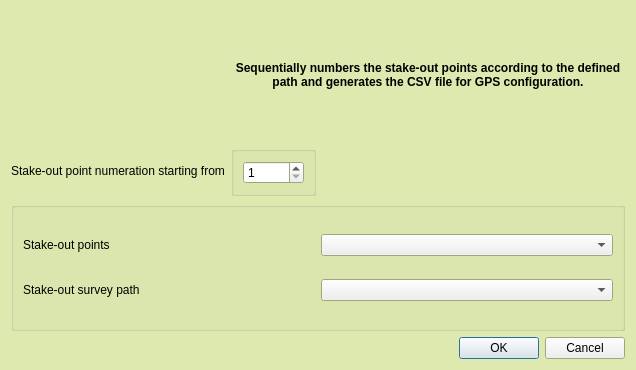
<?xml version="1.0" encoding="UTF-8"?>
<ui version="4.0">
 <class>TrenchCreatorDialogBase</class>
 <widget class="QDialog" name="TrenchCreatorDialogBase">
  <property name="windowModality">
   <enum>Qt::ApplicationModal</enum>
  </property>
  <property name="geometry">
   <rect>
    <x>0</x>
    <y>0</y>
    <width>636</width>
    <height>370</height>
   </rect>
  </property>
  <property name="palette">
   <palette>
    <active>
     <colorrole role="Base">
      <brush brushstyle="SolidPattern">
       <color alpha="255">
        <red>255</red>
        <green>255</green>
        <blue>255</blue>
       </color>
      </brush>
     </colorrole>
     <colorrole role="Window">
      <brush brushstyle="SolidPattern">
       <color alpha="255">
        <red>221</red>
        <green>233</green>
        <blue>175</blue>
       </color>
      </brush>
     </colorrole>
    </active>
    <inactive>
     <colorrole role="Base">
      <brush brushstyle="SolidPattern">
       <color alpha="255">
        <red>255</red>
        <green>255</green>
        <blue>255</blue>
       </color>
      </brush>
     </colorrole>
     <colorrole role="Window">
      <brush brushstyle="SolidPattern">
       <color alpha="255">
        <red>221</red>
        <green>233</green>
        <blue>175</blue>
       </color>
      </brush>
     </colorrole>
    </inactive>
    <disabled>
     <colorrole role="Base">
      <brush brushstyle="SolidPattern">
       <color alpha="255">
        <red>221</red>
        <green>233</green>
        <blue>175</blue>
       </color>
      </brush>
     </colorrole>
     <colorrole role="Window">
      <brush brushstyle="SolidPattern">
       <color alpha="255">
        <red>221</red>
        <green>233</green>
        <blue>175</blue>
       </color>
      </brush>
     </colorrole>
    </disabled>
   </palette>
  </property>
  <property name="windowTitle">
   <string>Evaluation Trench Generator</string>
  </property>
  <layout class="QGridLayout" name="gridLayout_2">
   <item row="1" column="0">
    <widget class="QLabel" name="label_4">
     <property name="text">
      <string>Stake-out point numeration starting from</string>
     </property>
    </widget>
   </item>
   <item row="0" column="1">
    <widget class="QLabel" name="label_6">
     <property name="palette">
      <palette>
       <active>
        <colorrole role="Button">
         <brush brushstyle="SolidPattern">
          <color alpha="255">
           <red>85</red>
           <green>170</green>
           <blue>255</blue>
          </color>
         </brush>
        </colorrole>
       </active>
       <inactive>
        <colorrole role="Button">
         <brush brushstyle="SolidPattern">
          <color alpha="255">
           <red>85</red>
           <green>170</green>
           <blue>255</blue>
          </color>
         </brush>
        </colorrole>
       </inactive>
       <disabled>
        <colorrole role="Button">
         <brush brushstyle="SolidPattern">
          <color alpha="255">
           <red>85</red>
           <green>170</green>
           <blue>255</blue>
          </color>
         </brush>
        </colorrole>
       </disabled>
      </palette>
     </property>
     <property name="text">
      <string>&lt;html&gt;&lt;head/&gt;&lt;body&gt;&lt;p align=&quot;center&quot;&gt;&lt;span style=&quot; font-weight:600;&quot;&gt;Sequentially numbers the stake-out points according to the defined path and generates the CSV file for GPS configuration.&lt;/span&gt;&lt;/p&gt;&lt;/body&gt;&lt;/html&gt;</string>
     </property>
     <property name="wordWrap">
      <bool>true</bool>
     </property>
    </widget>
   </item>
   <item row="1" column="1">
    <widget class="QGroupBox" name="groupBox_2">
     <property name="palette">
      <palette>
       <active>
        <colorrole role="Base">
         <brush brushstyle="SolidPattern">
          <color alpha="255">
           <red>255</red>
           <green>255</green>
           <blue>255</blue>
          </color>
         </brush>
        </colorrole>
        <colorrole role="Window">
         <brush brushstyle="SolidPattern">
          <color alpha="255">
           <red>221</red>
           <green>233</green>
           <blue>175</blue>
          </color>
         </brush>
        </colorrole>
       </active>
       <inactive>
        <colorrole role="Base">
         <brush brushstyle="SolidPattern">
          <color alpha="255">
           <red>255</red>
           <green>255</green>
           <blue>255</blue>
          </color>
         </brush>
        </colorrole>
        <colorrole role="Window">
         <brush brushstyle="SolidPattern">
          <color alpha="255">
           <red>221</red>
           <green>233</green>
           <blue>175</blue>
          </color>
         </brush>
        </colorrole>
       </inactive>
       <disabled>
        <colorrole role="Base">
         <brush brushstyle="SolidPattern">
          <color alpha="255">
           <red>221</red>
           <green>233</green>
           <blue>175</blue>
          </color>
         </brush>
        </colorrole>
        <colorrole role="Window">
         <brush brushstyle="SolidPattern">
          <color alpha="255">
           <red>221</red>
           <green>233</green>
           <blue>175</blue>
          </color>
         </brush>
        </colorrole>
       </disabled>
      </palette>
     </property>
     <property name="title">
      <string/>
     </property>
     <layout class="QHBoxLayout" name="horizontalLayout">
      <property name="sizeConstraint">
       <enum>QLayout::SetFixedSize</enum>
      </property>
      <item>
       <widget class="QSpinBox" name="so_point_first_num_spinBox">
        <property name="sizePolicy">
         <sizepolicy hsizetype="Fixed" vsizetype="Fixed">
          <horstretch>0</horstretch>
          <verstretch>0</verstretch>
         </sizepolicy>
        </property>
        <property name="minimum">
         <number>1</number>
        </property>
        <property name="maximum">
         <number>50000</number>
        </property>
       </widget>
      </item>
     </layout>
    </widget>
   </item>
   <item row="2" column="0" colspan="2">
    <widget class="QGroupBox" name="groupBox">
     <property name="title">
      <string/>
     </property>
     <layout class="QGridLayout" name="gridLayout">
      <item row="2" column="1">
       <widget class="QLabel" name="label">
        <property name="frameShape">
         <enum>QFrame::NoFrame</enum>
        </property>
        <property name="text">
         <string>Stake-out survey path</string>
        </property>
       </widget>
      </item>
      <item row="0" column="1">
       <widget class="QLabel" name="label_2">
        <property name="frameShape">
         <enum>QFrame::NoFrame</enum>
        </property>
        <property name="text">
         <string>Stake-out points</string>
        </property>
       </widget>
      </item>
      <item row="0" column="2">
       <widget class="QgsMapLayerComboBox" name="stakeout_points_layer_comboBox"/>
      </item>
      <item row="2" column="2">
       <widget class="QgsMapLayerComboBox" name="stakeout_survey_path_layer_comboBox"/>
      </item>
     </layout>
    </widget>
   </item>
   <item row="0" column="0">
    <widget class="QLabel" name="label_3">
     <property name="maximumSize">
      <size>
       <width>150</width>
       <height>150</height>
      </size>
     </property>
     <property name="text">
      <string/>
     </property>
     <property name="pixmap">
      <pixmap>icons/trench_to_CSV_ui.png</pixmap>
     </property>
     <property name="scaledContents">
      <bool>true</bool>
     </property>
    </widget>
   </item>
   <item row="3" column="1">
    <widget class="QDialogButtonBox" name="button_box">
     <property name="orientation">
      <enum>Qt::Horizontal</enum>
     </property>
     <property name="standardButtons">
      <set>QDialogButtonBox::Cancel|QDialogButtonBox::Ok</set>
     </property>
    </widget>
   </item>
  </layout>
 </widget>
 <customwidgets>
  <customwidget>
   <class>QgsMapLayerComboBox</class>
   <extends>QComboBox</extends>
   <header>qgsmaplayercombobox.h</header>
  </customwidget>
 </customwidgets>
 <resources/>
 <connections>
  <connection>
   <sender>button_box</sender>
   <signal>accepted()</signal>
   <receiver>TrenchCreatorDialogBase</receiver>
   <slot>accept()</slot>
   <hints>
    <hint type="sourcelabel">
     <x>20</x>
     <y>20</y>
    </hint>
    <hint type="destinationlabel">
     <x>20</x>
     <y>20</y>
    </hint>
   </hints>
  </connection>
  <connection>
   <sender>button_box</sender>
   <signal>rejected()</signal>
   <receiver>TrenchCreatorDialogBase</receiver>
   <slot>reject()</slot>
   <hints>
    <hint type="sourcelabel">
     <x>20</x>
     <y>20</y>
    </hint>
    <hint type="destinationlabel">
     <x>20</x>
     <y>20</y>
    </hint>
   </hints>
  </connection>
 </connections>
</ui>
